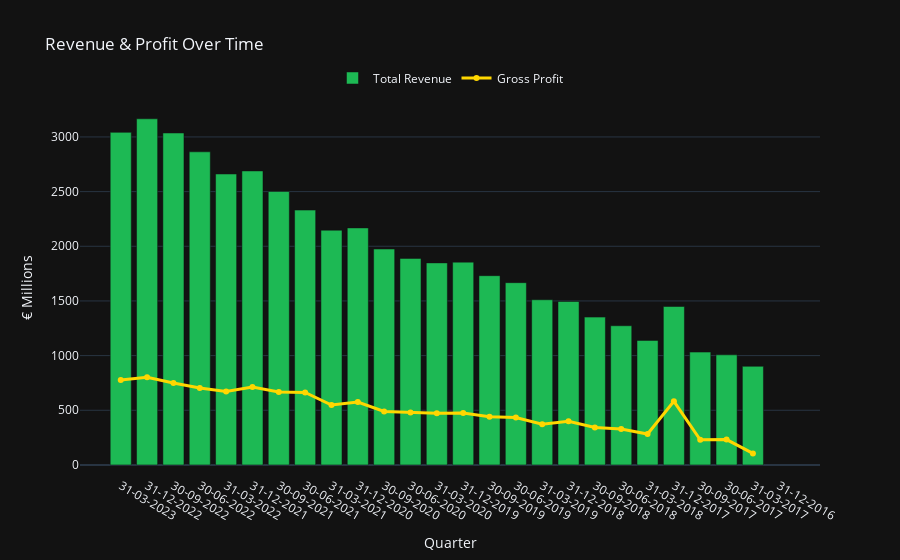

This figure's notebook cell:
### Code cell
fig_revenue = go.Figure()
fig_revenue.add_trace(go.Bar(
    x=df["Date"],
    y=df["Total Revenue"],
    name="Total Revenue",
    marker_color="#1DB954"
))
fig_revenue.add_trace(go.Scatter(
    x=df["Date"],
    y=df["Gross Profit"],
    name="Gross Profit",
    line=dict(color="#FFD700", width=3),
    mode="lines+markers"
))
fig_revenue.update_layout(
    title="Revenue & Profit Over Time",
    xaxis_title="Quarter",
    yaxis_title="€ Millions",
    template="plotly_dark",
    plot_bgcolor="#121212",
    paper_bgcolor="#121212",
    legend=dict(orientation="h", yanchor="bottom", y=1.02, xanchor="center", x=0.5)
)
fig_revenue.show()

### Figure 1 — Plotly figure (JSON) as saved in the notebook; plotly's stock layout.template omitted (floating-point values rounded to 4 significant figures)
{"data": [{"marker": {"color": "#1DB954"}, "name": "Total Revenue", "type": "bar", "x": ["31-03-2023", "31-12-2022", "30-09-2022", "30-06-2022", "31-03-2022", "31-12-2021", "30-09-2021", "30-06-2021", "31-03-2021", "31-12-2020", "30-09-2020", "30-06-2020", "31-03-2020", "31-12-2019", "30-09-2019", "30-06-2019", "31-03-2019", "31-12-2018", "30-09-2018", "30-06-2018", "31-03-2018", "31-12-2017", "30-09-2017", "30-06-2017", "31-03-2017", "31-12-2016"], "y": [3042, 3166, 3036, 2864, 2661, 2689, 2501, 2331, 2147, 2168, 1975, 1889, 1848, 1855, 1731, 1667, 1511, 1495, 1352, 1273, 1139, 1449, 1032, 1007, 902, null]}, {"line": {"color": "#FFD700", "width": 3}, "mode": "lines+markers", "name": "Gross Profit", "type": "scatter", "x": ["31-03-2023", "31-12-2022", "30-09-2022", "30-06-2022", "31-03-2022", "31-12-2021", "30-09-2021", "30-06-2021", "31-03-2021", "31-12-2020", "30-09-2020", "30-06-2020", "31-03-2020", "31-12-2019", "30-09-2019", "30-06-2019", "31-03-2019", "31-12-2018", "30-09-2018", "30-06-2018", "31-03-2018", "31-12-2017", "30-09-2017", "30-06-2017", "31-03-2017", "31-12-2016"], "y": [776, 801, 750, 704, 671, 712, 668, 663, 548, 575, 489, 479, 472, 474, 441, 434, 373, 399, 342, 329, 283, 582, 230, 232, 105, null]}], "layout": {"legend": {"orientation": "h", "x": 0.5, "xanchor": "center", "y": 1.02, "yanchor": "bottom"}, "paper_bgcolor": "#121212", "plot_bgcolor": "#121212", "title": {"text": "Revenue & Profit Over Time"}, "xaxis": {"title": {"text": "Quarter"}}, "yaxis": {"title": {"text": "€ Millions"}}}}
